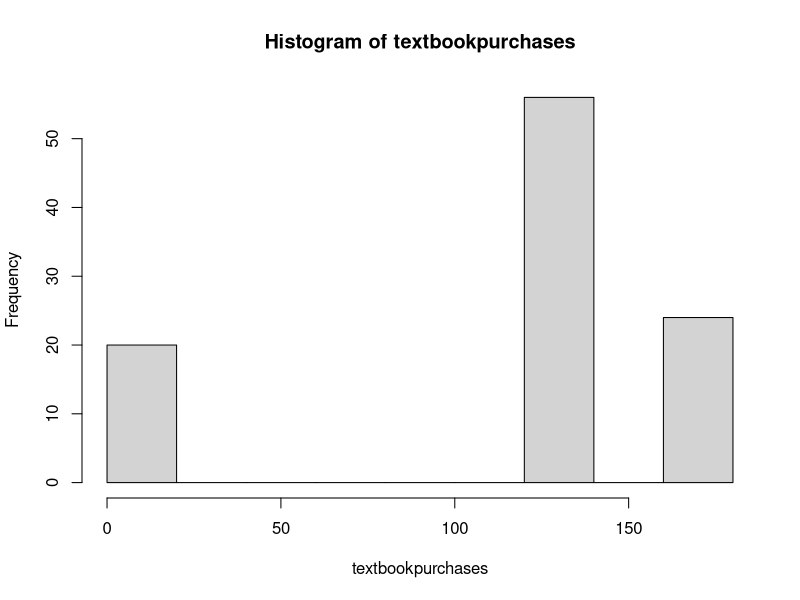
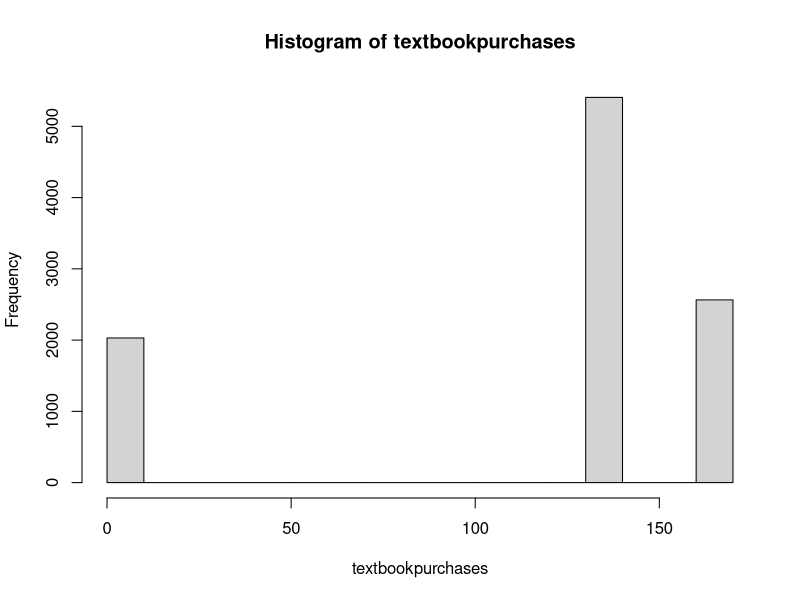
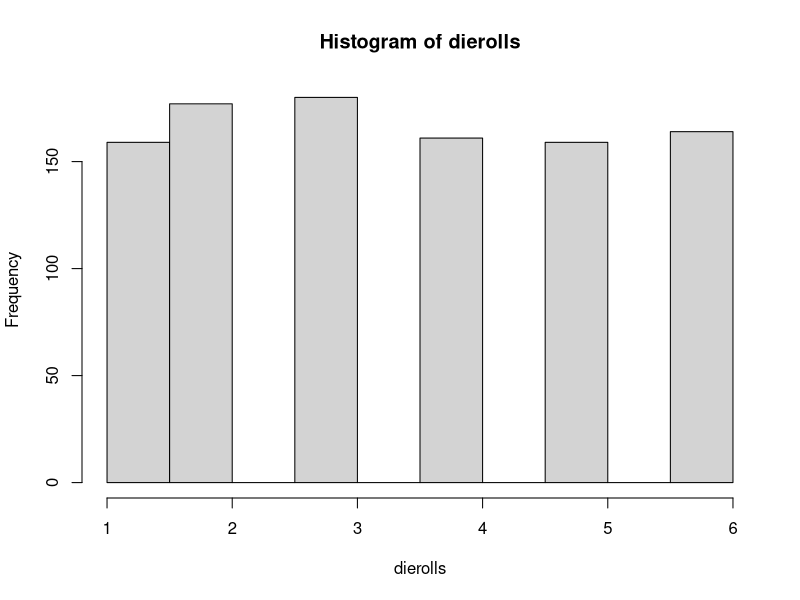
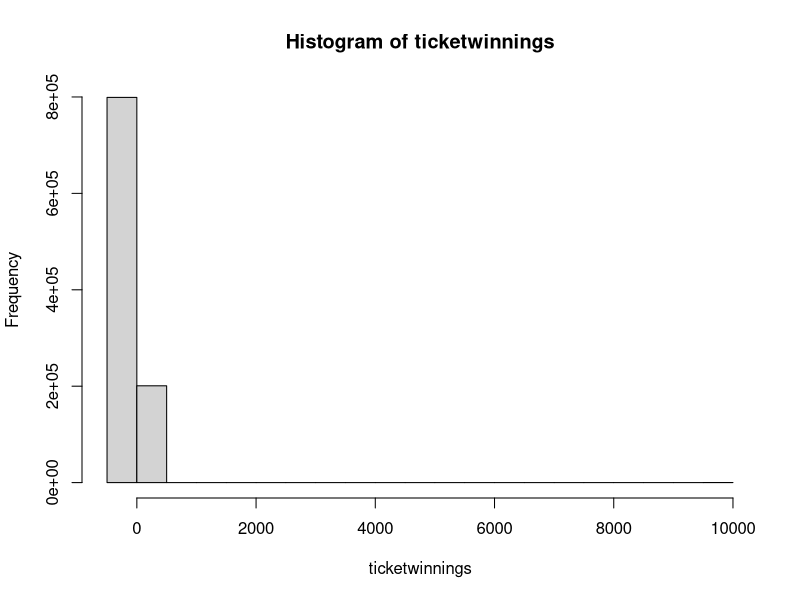

Here is the R script that generated these plots, in order:
## ---- chunk 1
textbookpurchases = sample(c(0, 137, 170), 100, replace = TRUE, prob = c(0.2, 0.55, 0.25))
hist(textbookpurchases)
## ---- chunk 2
mean(textbookpurchases)
## ---- chunk 3
textbookpurchases = sample(c(0, 137, 170), 10000, replace = TRUE, prob = c(0.2, 0.55, 0.25))
hist(textbookpurchases)
mean(textbookpurchases)
## ---- chunk 4
dierolls = sample(c(1, 2, 3, 4, 5, 6), 1000, replace = TRUE, prob = c(1/6, 1/6, 1/6, 1/6, 1/6, 1/6))
hist(dierolls)
## ---- chunk 5
mean(dierolls)
var(dierolls)
## ---- chunk 6
ticketwinnings = sample(c(-2, 3, 98, 9998), 1000000, replace = TRUE, prob = c(0.7989, 0.2, 0.001, 0.0001))
hist(ticketwinnings)
## ---- chunk 7
mean(ticketwinnings) 
var(ticketwinnings) 
